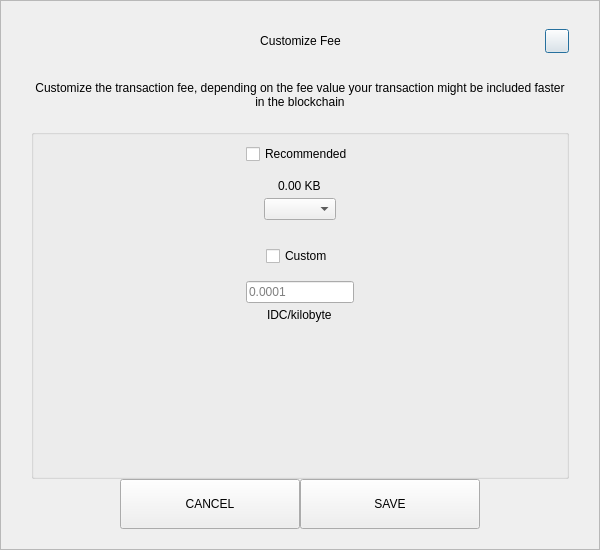
<?xml version="1.0" encoding="UTF-8"?>
<ui version="4.0">
 <class>SendCustomFeeDialog</class>
 <widget class="QDialog" name="SendCustomFeeDialog">
  <property name="geometry">
   <rect>
    <x>0</x>
    <y>0</y>
    <width>600</width>
    <height>550</height>
   </rect>
  </property>
  <property name="windowTitle">
   <string>Form</string>
  </property>
  <layout class="QVBoxLayout" name="verticalLayout_3">
   <property name="spacing">
    <number>0</number>
   </property>
   <property name="leftMargin">
    <number>0</number>
   </property>
   <property name="topMargin">
    <number>0</number>
   </property>
   <property name="rightMargin">
    <number>0</number>
   </property>
   <property name="bottomMargin">
    <number>0</number>
   </property>
   <item>
    <widget class="QFrame" name="frame">
     <property name="styleSheet">
      <string notr="true"/>
     </property>
     <property name="frameShape">
      <enum>QFrame::StyledPanel</enum>
     </property>
     <property name="frameShadow">
      <enum>QFrame::Raised</enum>
     </property>
     <layout class="QVBoxLayout" name="verticalLayout_2">
      <property name="spacing">
       <number>0</number>
      </property>
      <property name="leftMargin">
       <number>30</number>
      </property>
      <property name="topMargin">
       <number>20</number>
      </property>
      <property name="rightMargin">
       <number>30</number>
      </property>
      <property name="bottomMargin">
       <number>20</number>
      </property>
      <item>
       <layout class="QHBoxLayout" name="horizontalLayout_3">
        <property name="spacing">
         <number>0</number>
        </property>
        <item>
         <spacer name="horizontalSpacer_21">
          <property name="orientation">
           <enum>Qt::Horizontal</enum>
          </property>
          <property name="sizeHint" stdset="0">
           <size>
            <width>40</width>
            <height>20</height>
           </size>
          </property>
         </spacer>
        </item>
        <item>
         <widget class="QLabel" name="labelTitle">
          <property name="minimumSize">
           <size>
            <width>0</width>
            <height>40</height>
           </size>
          </property>
          <property name="maximumSize">
           <size>
            <width>16777215</width>
            <height>40</height>
           </size>
          </property>
          <property name="styleSheet">
           <string notr="true">padding-left:24px;</string>
          </property>
          <property name="text">
           <string>Customize Fee</string>
          </property>
          <property name="alignment">
           <set>Qt::AlignCenter</set>
          </property>
          <property name="margin">
           <number>7</number>
          </property>
         </widget>
        </item>
        <item>
         <spacer name="horizontalSpacer">
          <property name="orientation">
           <enum>Qt::Horizontal</enum>
          </property>
          <property name="sizeHint" stdset="0">
           <size>
            <width>40</width>
            <height>20</height>
           </size>
          </property>
         </spacer>
        </item>
        <item>
         <widget class="QPushButton" name="btnEsc">
          <property name="minimumSize">
           <size>
            <width>24</width>
            <height>24</height>
           </size>
          </property>
          <property name="maximumSize">
           <size>
            <width>24</width>
            <height>24</height>
           </size>
          </property>
          <property name="text">
           <string/>
          </property>
         </widget>
        </item>
       </layout>
      </item>
      <item>
       <spacer name="verticalSpacer_2">
        <property name="orientation">
         <enum>Qt::Vertical</enum>
        </property>
        <property name="sizeType">
         <enum>QSizePolicy::Fixed</enum>
        </property>
        <property name="sizeHint" stdset="0">
         <size>
          <width>20</width>
          <height>20</height>
         </size>
        </property>
       </spacer>
      </item>
      <item>
       <widget class="QLabel" name="labelMessage">
        <property name="text">
         <string>Customize the transaction fee, depending on the fee value your transaction might be included faster in the blockchain</string>
        </property>
        <property name="alignment">
         <set>Qt::AlignCenter</set>
        </property>
        <property name="wordWrap">
         <bool>true</bool>
        </property>
       </widget>
      </item>
      <item>
       <spacer name="verticalSpacer_3">
        <property name="orientation">
         <enum>Qt::Vertical</enum>
        </property>
        <property name="sizeType">
         <enum>QSizePolicy::Fixed</enum>
        </property>
        <property name="sizeHint" stdset="0">
         <size>
          <width>20</width>
          <height>20</height>
         </size>
        </property>
       </spacer>
      </item>
      <item>
       <widget class="QGroupBox" name="groupBox">
        <property name="title">
         <string/>
        </property>
        <layout class="QVBoxLayout" name="verticalLayout">
         <property name="leftMargin">
          <number>12</number>
         </property>
         <property name="rightMargin">
          <number>12</number>
         </property>
         <item>
          <layout class="QVBoxLayout" name="verticalLayout_4">
           <property name="spacing">
            <number>5</number>
           </property>
           <item alignment="Qt::AlignHCenter">
            <widget class="QCheckBox" name="checkBoxRecommended">
             <property name="text">
              <string>Recommended</string>
             </property>
            </widget>
           </item>
           <item>
            <spacer name="verticalSpacer_5">
             <property name="orientation">
              <enum>Qt::Vertical</enum>
             </property>
             <property name="sizeType">
              <enum>QSizePolicy::Fixed</enum>
             </property>
             <property name="sizeHint" stdset="0">
              <size>
               <width>20</width>
               <height>10</height>
              </size>
             </property>
            </spacer>
           </item>
           <item alignment="Qt::AlignHCenter">
            <widget class="QLabel" name="labelFee">
             <property name="text">
              <string>0.00 KB</string>
             </property>
            </widget>
           </item>
           <item alignment="Qt::AlignHCenter">
            <widget class="QComboBox" name="comboBoxRecommended"/>
           </item>
          </layout>
         </item>
         <item>
          <spacer name="verticalSpacer">
           <property name="orientation">
            <enum>Qt::Vertical</enum>
           </property>
           <property name="sizeType">
            <enum>QSizePolicy::Fixed</enum>
           </property>
           <property name="sizeHint" stdset="0">
            <size>
             <width>20</width>
             <height>20</height>
            </size>
           </property>
          </spacer>
         </item>
         <item>
          <layout class="QVBoxLayout" name="verticalLayout_5">
           <property name="spacing">
            <number>5</number>
           </property>
           <item alignment="Qt::AlignHCenter">
            <widget class="QCheckBox" name="checkBoxCustom">
             <property name="text">
              <string>Custom</string>
             </property>
            </widget>
           </item>
           <item>
            <spacer name="verticalSpacer_6">
             <property name="orientation">
              <enum>Qt::Vertical</enum>
             </property>
             <property name="sizeType">
              <enum>QSizePolicy::Fixed</enum>
             </property>
             <property name="sizeHint" stdset="0">
              <size>
               <width>20</width>
               <height>10</height>
              </size>
             </property>
            </spacer>
           </item>
           <item alignment="Qt::AlignHCenter">
            <widget class="QLineEdit" name="lineEditCustomFee">
             <property name="placeholderText">
              <string notr="true">0.0001</string>
             </property>
            </widget>
           </item>
           <item alignment="Qt::AlignHCenter">
            <widget class="QLabel" name="labelCustomFee">
             <property name="text">
              <string>IDC/kilobyte</string>
             </property>
            </widget>
           </item>
          </layout>
         </item>
         <item>
          <spacer name="verticalSpacer_4">
           <property name="orientation">
            <enum>Qt::Vertical</enum>
           </property>
           <property name="sizeHint" stdset="0">
            <size>
             <width>20</width>
             <height>40</height>
            </size>
           </property>
          </spacer>
         </item>
        </layout>
       </widget>
      </item>
      <item>
       <layout class="QHBoxLayout" name="horizontalLayout" stretch="1,2,2,1">
        <item>
         <spacer name="horizontalSpacer1">
          <property name="orientation">
           <enum>Qt::Horizontal</enum>
          </property>
          <property name="sizeHint" stdset="0">
           <size>
            <width>40</width>
            <height>20</height>
           </size>
          </property>
         </spacer>
        </item>
        <item>
         <widget class="QPushButton" name="btnCancel">
          <property name="minimumSize">
           <size>
            <width>180</width>
            <height>50</height>
           </size>
          </property>
          <property name="focusPolicy">
           <enum>Qt::NoFocus</enum>
          </property>
          <property name="text">
           <string>CANCEL</string>
          </property>
         </widget>
        </item>
        <item>
         <widget class="QPushButton" name="btnSave">
          <property name="minimumSize">
           <size>
            <width>180</width>
            <height>50</height>
           </size>
          </property>
          <property name="focusPolicy">
           <enum>Qt::NoFocus</enum>
          </property>
          <property name="text">
           <string>SAVE</string>
          </property>
         </widget>
        </item>
        <item>
         <spacer name="horizontalSpacer_2">
          <property name="orientation">
           <enum>Qt::Horizontal</enum>
          </property>
          <property name="sizeHint" stdset="0">
           <size>
            <width>40</width>
            <height>20</height>
           </size>
          </property>
         </spacer>
        </item>
       </layout>
      </item>
     </layout>
    </widget>
   </item>
  </layout>
 </widget>
 <resources/>
 <connections/>
</ui>
